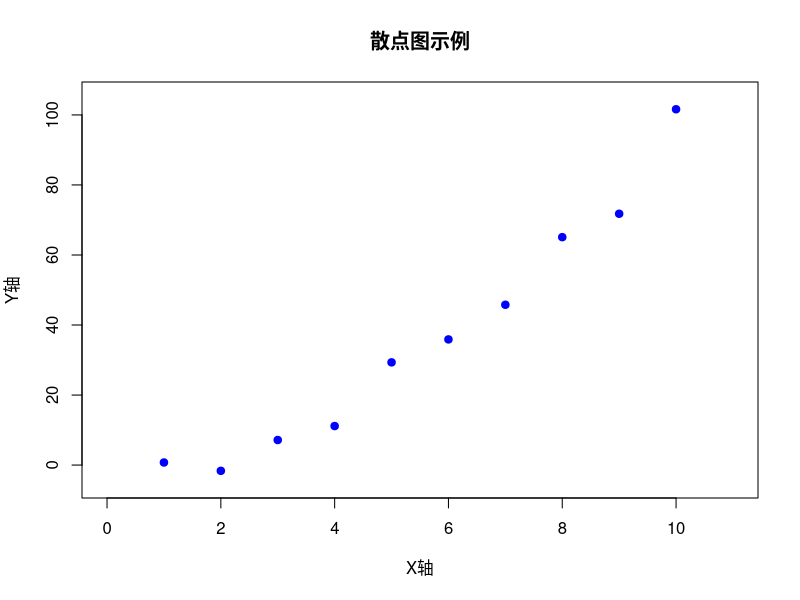
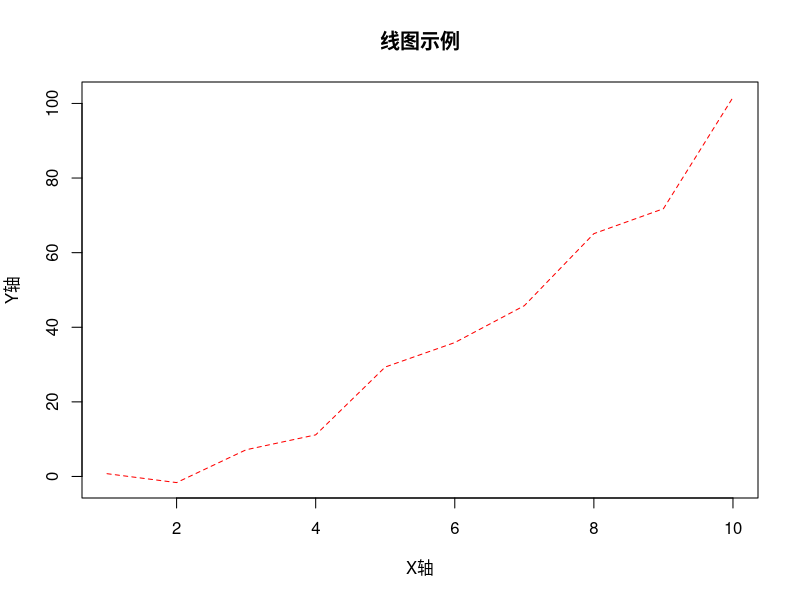
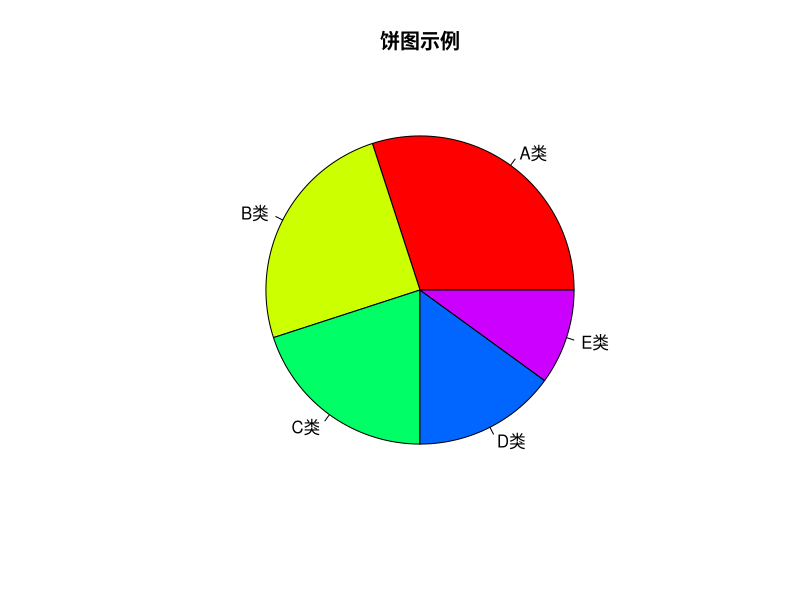
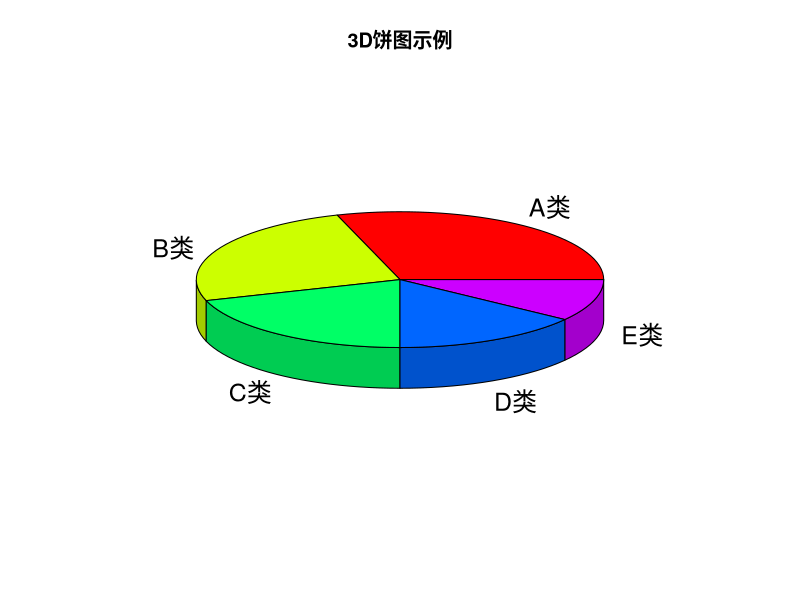
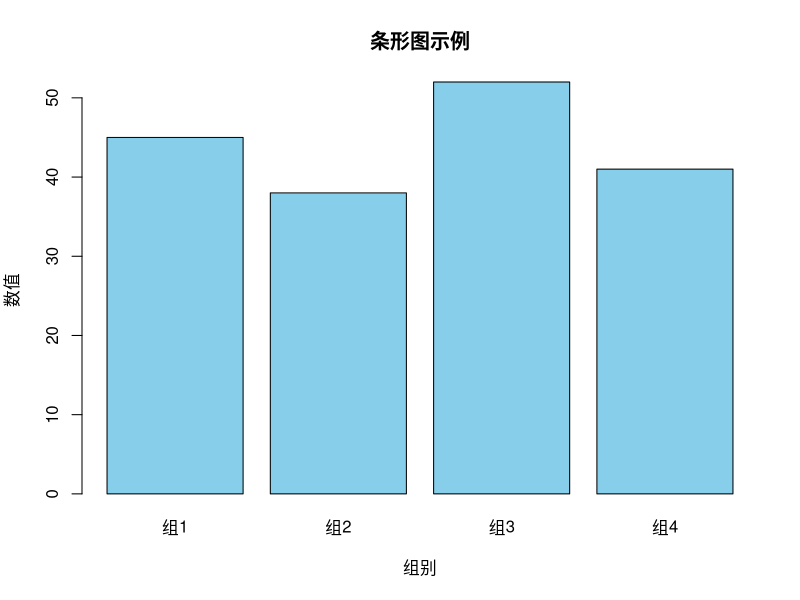
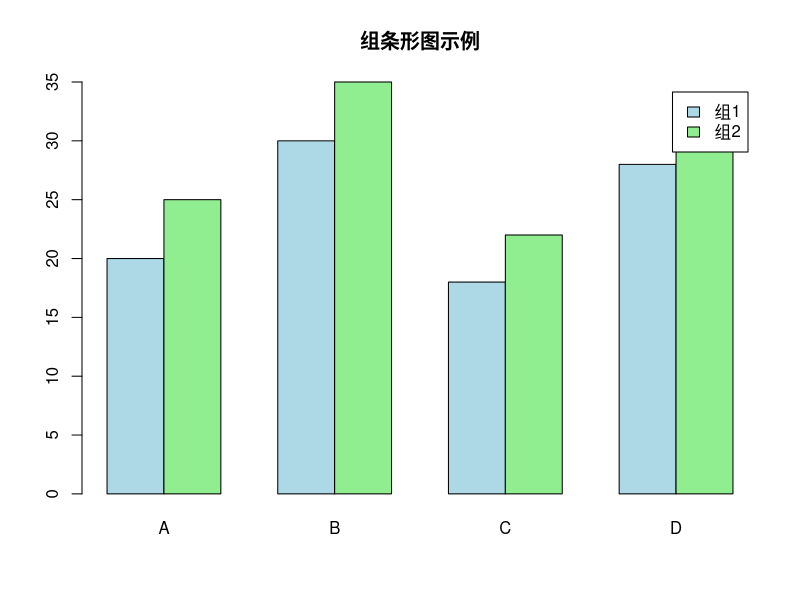
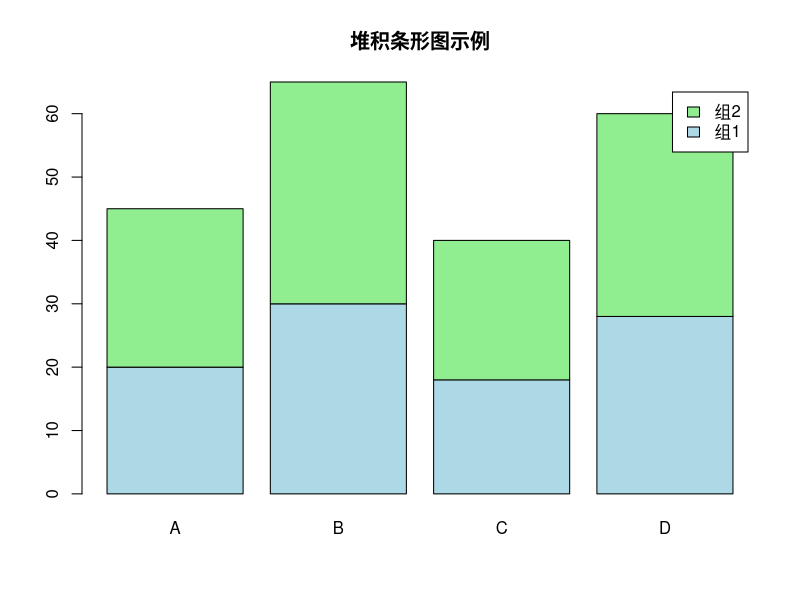
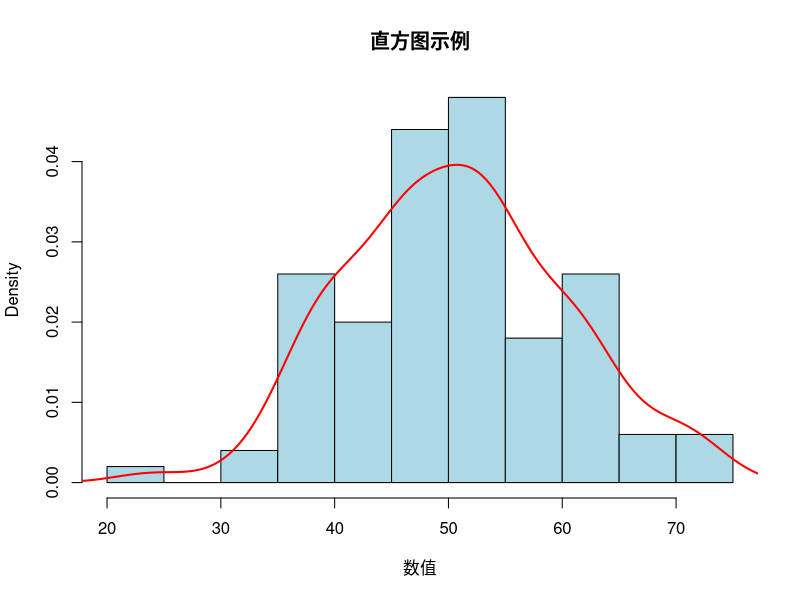

Recreate these plots in R, in order.
# 第五章 数据可视化
# 基础图形绘制

# 创建输出文件夹
output_dir <- "s5"
if (!dir.exists(output_dir)) {
  dir.create(output_dir, recursive = TRUE)
  cat("创建文件夹:", output_dir, "\n")
}

# 1. 基础散点图和线图
x <- 1:10
y <- x^2 + rnorm(10, 0, 5)

# 散点图
plot(x, y, 
     main = "散点图示例",
     xlab = "X轴", ylab = "Y轴",
     pch = 19, col = "blue", 
     xlim = c(0, 11), ylim = c(-5, 105))

# 线图
plot(x, y, type = "l",
     main = "线图示例",
     xlab = "X轴", ylab = "Y轴",
     lty = 2, col = "red")

# 2. 饼图绘制
pie_data <- c(30, 25, 20, 15, 10)
pie_labels <- c("A类", "B类", "C类", "D类", "E类")

pie(pie_data, 
    labels = pie_labels,
    main = "饼图示例",
    col = rainbow(5))

# 3D饼图（需要plotrix包）
# install.packages("plotrix")
library(plotrix)
pie3D(pie_data, 
      labels = pie_labels,
      main = "3D饼图示例",
      col = rainbow(5))

# 3. 条形图
bar_data <- c(45, 38, 52, 41)
bar_names <- c("组1", "组2", "组3", "组4")

# 基础条形图
barplot(bar_data,
        names.arg = bar_names,
        main = "条形图示例",
        xlab = "组别", ylab = "数值",
        col = "skyblue")

# 组条形图
group_data <- matrix(c(20, 25, 30, 35, 18, 22, 28, 32), nrow = 2)
barplot(group_data,
        beside = TRUE,
        names.arg = c("A", "B", "C", "D"),
        legend.text = c("组1", "组2"),
        main = "组条形图示例",
        col = c("lightblue", "lightgreen"))

# 堆积条形图
barplot(group_data,
        names.arg = c("A", "B", "C", "D"),
        legend.text = c("组1", "组2"),
        main = "堆积条形图示例",
        col = c("lightblue", "lightgreen"))

# 4. 直方图
hist_data <- rnorm(100, mean = 50, sd = 10)

hist(hist_data,
     main = "直方图示例",
     xlab = "数值",
     col = "lightblue",
     breaks = 10,
     freq = FALSE)

# 添加密度曲线
lines(density(hist_data), col = "red", lwd = 2)

# 5. 箱线图
box_data <- list(
  组1 = rnorm(50, mean = 50, sd = 5),
  组2 = rnorm(50, mean = 55, sd = 8),
  组3 = rnorm(50, mean = 52, sd = 6)
)

boxplot(box_data,
        main = "箱线图示例",
        xlab = "组别", ylab = "数值",
        col = c("lightblue", "lightgreen", "lightyellow"))

# 6. 散点图矩阵
iris_subset <- iris[1:4]
pairs(iris_subset,
      main = "散点图矩阵示例")

# 7. 保存图形为图片文件
png(file.path(output_dir, "散点图示例.png"), width = 800, height = 600)
plot(x, y, 
     main = "散点图示例",
     xlab = "X轴", ylab = "Y轴",
     pch = 19, col = "blue")
dev.off()

cat("图形已保存为:", file.path(output_dir, "散点图示例.png"), "\n")

cat("第五章 数据可视化完成！所有结果已保存到文件夹:", output_dir, "\n")